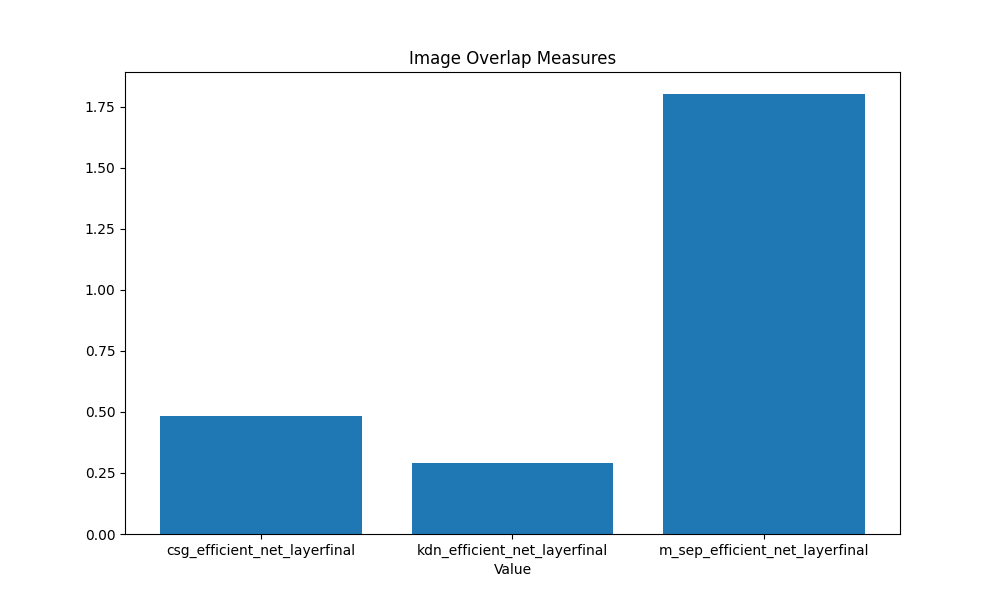
#> input picture images/bar_overlap.png, 1000 x 600 px, given in place of ., which was not available; the run also reads 1 picture not shown here
$ python -i intrinsic_measures.py   (imports and definitions only)
#> lines starting #> are read from the running program, lines starting #| are printed output that depends on the picture; after the words box and inside, x2 and y2 are one past the last pixel; in counts of white or black regions, pixels touching at a corner belong together; pictures that were not available may be replaced by others from this repository, and a replacement may not be noted
### src/pycol_vis/utils/utils.py


import cv2
import numpy as np
import os
import pandas as pd


os.environ["TF_CPP_MIN_LOG_LEVEL"] = "3"


# [87 lines left out: functions get_average_image_shape, load_images, not called in this run]


def load_image(image_path, convert_rgb=True):
    '''
    Load an image from the specified path.

    Parameters:
    - image_path (str): The path to the image file.
    - convert_rgb (bool): Whether to convert the image to RGB format.

    Returns:
    - np.ndarray: The loaded image as a NumPy array.
    '''
#> called with image_path = '.', convert_rgb = False
    image = cv2.imread(image_path)
#> image is the input picture: shape (600, 1000, 3); mean B, G, R 236.6, 223.6, 205

    if(convert_rgb):
        return convert_to_rgb(image)

    return image


# [132 lines left out: functions load_image_gs, convert_to_rgb, convert_to_hsv, sample_dataset, select_channel, quantized_color_set and 1 more, not called in this run]

#-------------------------------

### src/pycol_vis/intrinsic/intrinsic_measures.py
# ==========================================
# intrinsic_measures.py
# ==========================================

import cv2
import numpy as np
import pandas as pd

from scipy import stats
from sklearn.preprocessing import MinMaxScaler

from ..utils.utils import load_image, load_image_gs, convert_to_hsv, select_channel, quantized_color_set, edge_mask

from .intrinsic_utils import (
    sobel_edges,
    edge_processing,
    calculate_color_average,
    calculate_color_std,
    fft_texture_features,
    haralick_features
)


# [262 lines left out: functions edge_density_canny, edge_density_sobel, hsv_std, hsv_mean, rgb_mean, rgb_std and 2 more, not called in this run]


def n_regions(image_paths, scale_factor=0.02, color_factor=0.1, area_factor=0.001):
    '''
    Calculate the number of regions in each image using mean shift segmentation. The mean shift algorithm is applied to each image to segment it into regions based on color and spatial proximity.
    Images are specified in the image_paths list, and the resulting number of regions for each image is returned as a list.


    Parameters:
    - image_paths (list): List of image file paths.
    - scale_factor (float): A value to determine the spatial radius for mean shift segmentation based on the image dimensions.
    - color_factor (float): A value to determine the color radius for mean shift segmentation based on the image dimensions.
    - area_factor (float):  A value to determine the minimum region size for mean shift segmentation based on the image dimensions.

    Returns:
    - list: A list of region counts for each image.
    '''

    if(scale_factor <= 0 or scale_factor >= 1):
        raise ValueError("scale_factor must be between 0 and 1.")
    if(color_factor <= 0 or color_factor >= 1):
        raise ValueError("color_factor must be between 0 and 1.")
    if(area_factor <= 0 or area_factor >= 1):
        raise ValueError("area_factor must be between 0 and 1.")

    if(len(image_paths) == 0):
        raise ValueError("image_paths list cannot be empty.")


    n_regions_array = []

    for img_path in image_paths:

        image = load_image(img_path, convert_rgb=False)

        h, w = image.shape[:2]
#> h = 600; w = 1000
        total_pixels = h * w
#> total_pixels = 600000

        spatial_radius = int(min(h, w) * scale_factor)
#> spatial_radius = 12
        color_radius = int(255 * color_factor)
        min_region_size = int(total_pixels * area_factor)
#> min_region_size = 600

        shifted = cv2.pyrMeanShiftFiltering(image, spatial_radius, color_radius)
        gray = cv2.cvtColor(shifted, cv2.COLOR_BGR2GRAY)
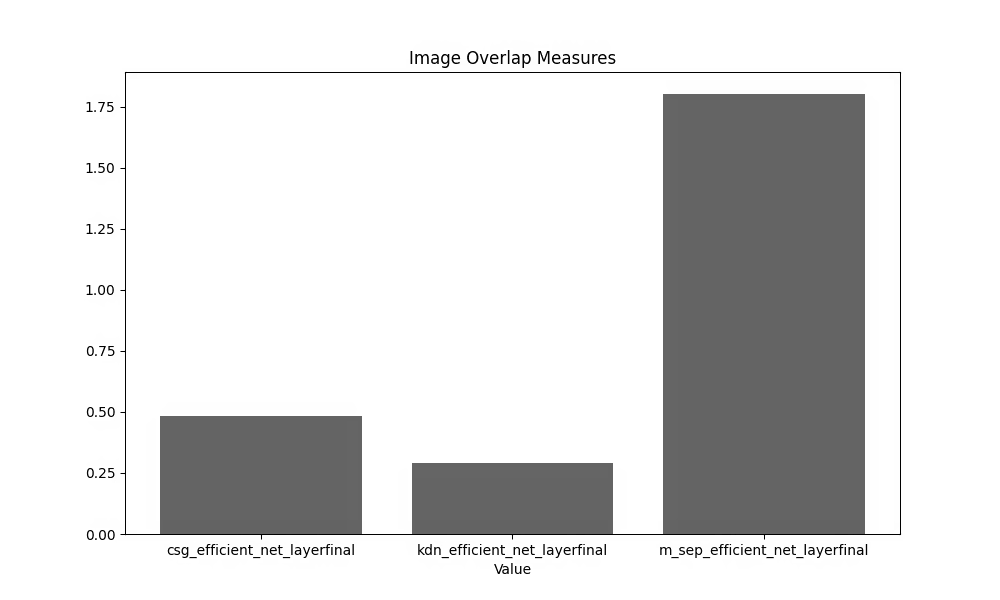
#> gray: shape (600, 1000); min 0, max 255, mean 219.7
        _, binary = cv2.threshold(gray, 0, 255, cv2.THRESH_BINARY + cv2.THRESH_OTSU)
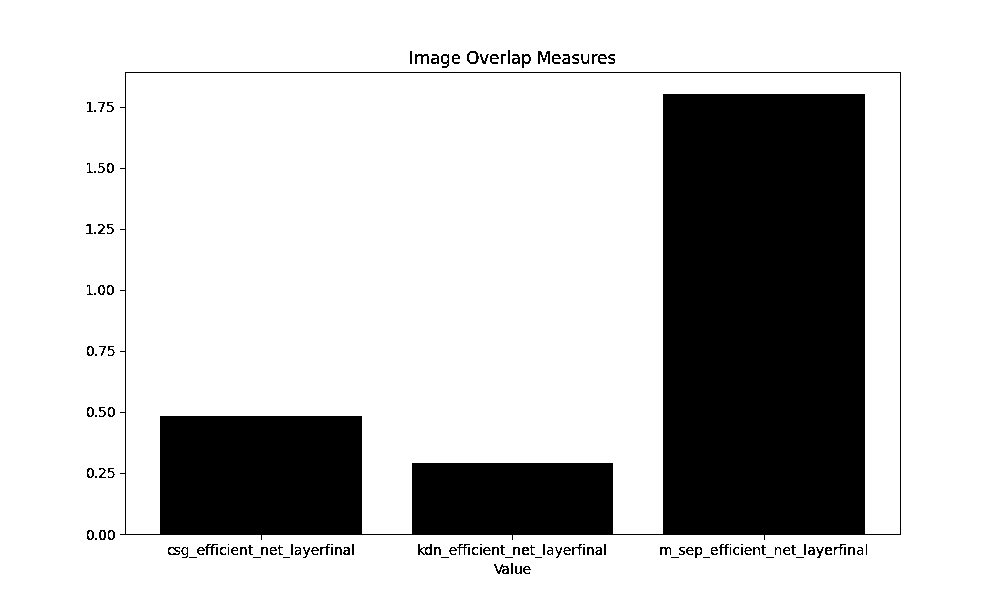
#> binary: shape (600, 1000); 77.7% white; 141 black regions (38 under 20 px), largest, box (x1, y1, x2, y2) and area: (120, 72, 901, 540) 129516, (538, 51, 550, 64) 87, (418, 544, 432, 555) 81

        num_labels, labels = cv2.connectedComponents(binary)
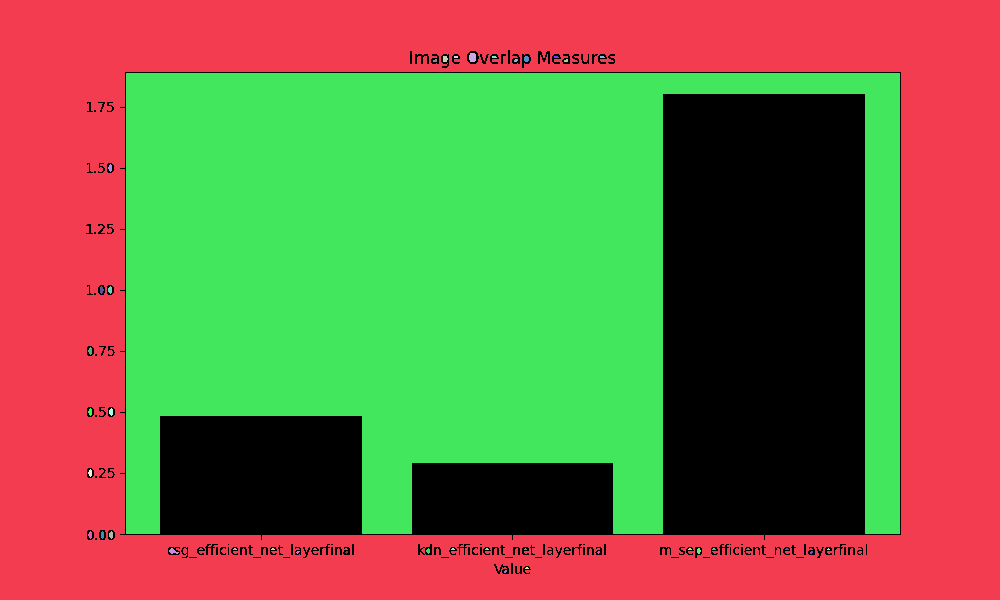
#> labels: shape (600, 1000) int32; 45 distinct labels, from 0 to 44; one colour per label, 0 black
#> num_labels = 45
        unique_labels, counts = np.unique(labels, return_counts=True)
#> unique_labels = 45 values from 0 to 44; counts = 45 values, max 236043 at index 1, min 4 at index 31, mean 13333.3
        region_sizes = counts[1:]
#> region_sizes = 44 values, max 236043 at index 0, min 4 at index 30, mean 10601.1
        valid_regions = region_sizes[region_sizes >= min_region_size]
#> valid_regions = [236043, 229827]
        num_valid = len(valid_regions)
#> num_valid = 2
        n_regions_array.append(num_valid)

    return n_regions_array


# [308 lines left out: functions jpeg_compression_ratio, zipf_rank, zipf_difference, count_unique_colors, fft_measures, haralick_measures, not called in this run]

#> (the run stopped early here; a loop or call above may not have finished)
